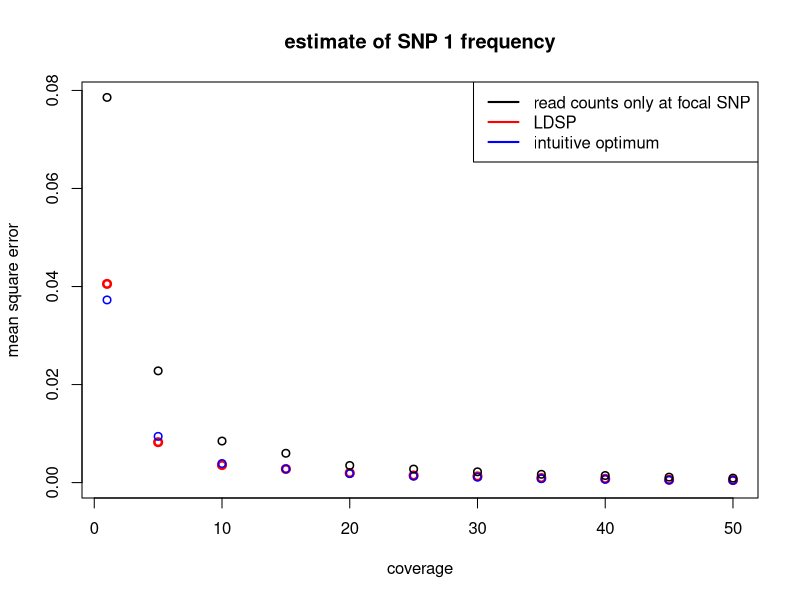
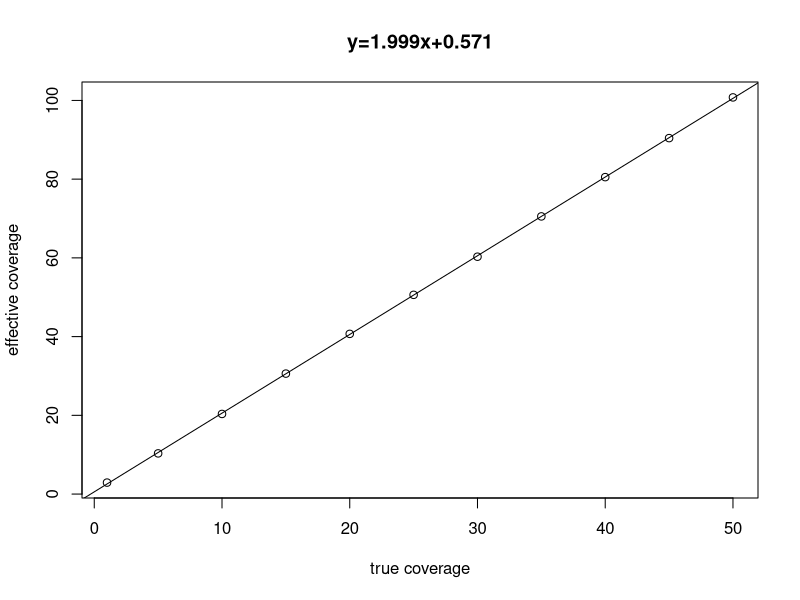
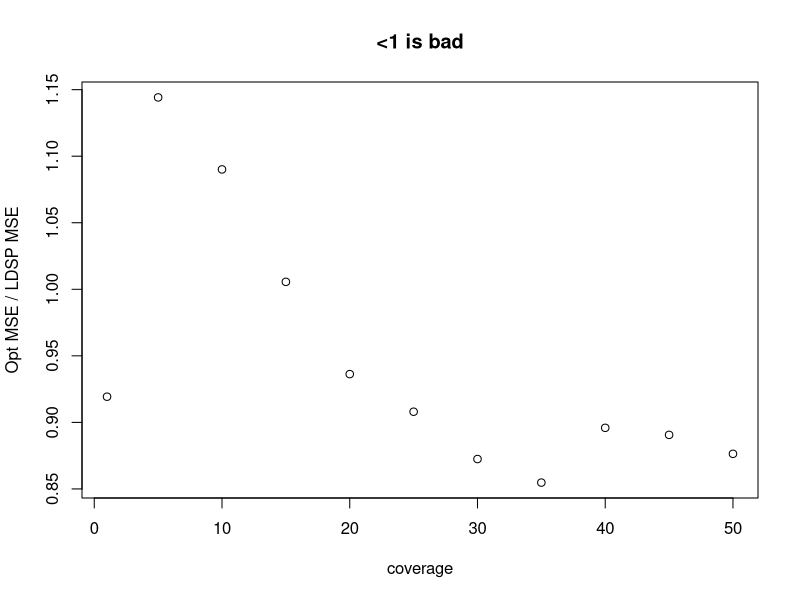

The R script that drew these images, in order:
#library(MASS)
create_haps <- function(nsamp=100, per){
  # the only type of haplotypes in the pool are either 1-0 or 0-1 (for simplicity)
  # "per" specifies the percent of 1-0 haplotypes  
  haps = matrix(nrow = nsamp, ncol = 2, 0)
  no_10_haps = floor(per*nsamp)
  for (i in 1:no_10_haps){
    haps[i,1] = 1
    haps[i,2] = 0
  }
  for (i in (no_10_haps+1):nsamp){
    haps[i,1] = 0
    haps[i,2] = 1
  }
  return(haps)
}


# potential problem: sigma2 estimated to be < 1 (and even <0 in some cases)
findMLE <- function(obs, mu, Sigma, D){
  
  ll <- function(sigma2){
    cov_m = sigma2*Sigma + D
    sinv = solve(cov_m)
    
    # (from a course hand-out and verified with Wikipedia)
    logl = log(det(cov_m)) + (t(obs-mu)%*%sinv%*%(obs-mu))
    
    return(as.numeric(logl))
  }
  
  # note: optim actually minimizes
  return(optim(ll, par = 1, method = "L-BFGS-B", lower = 1, upper = 10)$par)
}

pool <- function(lambda, haps, nloci, nsamp){
  ## simulate pool sequencing ##
  y_obs = rep(0, nloci)
  n = rep(0, nloci)
  n_1 = rep(0, nloci)
  for (i in 1:nloci){
    
    # coverage
    n[i] = rpois(1, lambda)
    
    # ensure number haps sampled is below the number of samples in the pool
    n[i] = min(n[i], nsamp)
    # ensure sample at least 1 haplotype
    n[i] = max(1, n[i])
    
    # sample locus i from pool
    sampled = sample(haps[,i], n[i])
    
    # number of 1 alleles
    n_1[i] = sum(sampled)
  }
  return(rbind(n, n_1))
}

perform_LDSP <- function(y_obs, nloci, nsamp, haps, pos, n){
  
  # calculate distances between SNPs
  # for example if two SNPs at position 50 and 100
  # then d = 50 
  d = rep(0, nloci-1)
  for (i in 1:(nloci-1)){
    d[i] = as.numeric(pos[i+1])-as.numeric(pos[i])
  }

  epsilon = y_obs*(1-y_obs)/n
 
  geo_sum = 1/sum(1/(1:(nsamp-1)))
  #theta = geo_sum/(nsamp + geo_sum)
  theta = 1e-8 # lower mutation rate (but theta << 1 results in singular matrix)

  mu = (1-theta)*colMeans(haps) + theta/2

  cov_panel = matrix(nrow = nloci, ncol = nloci, 0)
  f = colMeans(haps)
  for (i in 1:nloci){
    for (j in 1:nloci){
      if (i==j){
        cov_panel[i,j] = f[i]*(1-f[i])
      }
      else{
        fij = sum(haps[,i]==1 & haps[,j]==1)/nsamp
        cov_panel[i,j] = fij -f[i]*f[j]
      }
    }
  }
  
  S = matrix(nrow = nloci, ncol = nloci, 0)

  # rho = 4*N*c_j where c_j is the rate of cross-over per generation per basepair and N is the effective popsize
  # d_j = dist is the physical distance between SNPs j and j+1
  rho = 0 # no recombination
  for (i in 1:nloci){
    for (j in 1:nloci){
      if (i ==j){
        S[i,j] = cov_panel[i,j]
      }
      else{
        # distance between SNPs
        dist = sum(d[min(i,j):(max(i,j)-1)])
        
        # hypothetical effective popsize
        N = 1e4
        
        # since rho = 0, S[i,j] = cov_panel[i,j]
        S[i,j] = exp((-4*N*rho*dist)/nsamp)*cov_panel[i,j]
      }
    }
  }
  
  Sigma = ((1-theta)^2)*S + (theta/2)*(1-(theta/2))* diag(nloci)
 
  Sigma[abs(Sigma) < 1e-8] = 0
  
  #sigma2 = findMLE(y_obs, mu, Sigma, diag(epsilon))
  sigma2 = 1
  
  # this is where the dispersion parameter comes in: eqn 13
  d = diag(1/epsilon)
  Sigma_i = solve(Sigma) # there is problems, when nloci is big, kappa(Sigma) is very large (1e36)]
  Sigma_bar = solve((1/sigma2)*Sigma_i + d)
  
  #Sigma_i = ginv(Sigma)
  #Sigma_bar = ginv((1/sigma2)*Sigma_i + d)
  
  theta_bar = as.vector(Sigma_bar%*%((1/sigma2)*Sigma_i%*%mu + d%*%y_obs))
  
  # posterior estimate of SNP 1
  #return(theta_bar[1])

  mu_t = (mu[1]*Sigma_bar[1,1] - theta_bar[1]*Sigma[1,1])/(Sigma_bar[1,1] - Sigma[1,1])
  
  sigma_2_t = 1/ ((-1/Sigma[1,1]) + 1/(Sigma_bar[1,1]))  
  
  # likelihood + variance
  return(c(mu_t, sigma_2_t))
  
}

mse <- function(y_hat, y){
  return(sum((y_hat-y)^2)/length(y))
}

###### Begin script ##########

nloci = 2
# physical position of the two SNPs
pos = c(50, 100)

# starting population
nsamp = 100
# 1_0 haplotype is at 10% frequency and 0_1 is at 90%
haps = create_haps(nsamp, 0.1)

# increase the 1_0 haplotype from 10% to 90% (simulate positive selection)
ev_haps = create_haps(nsamp, 0.9)


## code for testing ##
# haps = matrix(nrow = nsamp, ncol = 2, 0)
# for (i in 1:25){
#   haps[i,1] = 1
#   haps[i,2] = 0
# }
# for (i in 26:50){
#   haps[i,1] = 0
#   haps[i,2] = 1
# }
# 
# for (i in 51:75){
#   haps[i,1] = 1
#   haps[i,2] = 1
# }
# for (i in 76:100){
#   haps[i,1] = 0
#   haps[i,2] = 0
# }
# ev_haps = haps
## end testing code ##

# lambda specifies coverage
lambdas = seq(5, 50, by = 5)
lambdas = c(1, lambdas)
l = length(lambdas)

mse_ldsp_est = rep(0, l)
mse_opt_est = rep(0, l)
mse_obs_est  = rep(0, l)
mean_eff_cov = rep(0, l)

nreps = 1000

for (i in 1:l){
  # where to store estimates
  store_ldsp_est = rep(0,nreps)
  store_opt_est = rep(0, nreps)
  store_obs_est = rep(0, nreps)
  store_true_freq = rep(0, nreps)
  store_effective_coverage = rep(0, nreps)
  
  for (j in 1:nreps){
    
    # pooling
    lambda = lambdas[i] # coverage
    pooled_info =  pool(lambda, ev_haps, nloci, nsamp)
    n = pooled_info[1,]  # total read counts
    n_1 = pooled_info[2,] # counts of "1" allele
    
    # pseudo-counts
    y_obs = (n_1 + 0.5)/(n + 1)
    
    ldsp_est = perform_LDSP(y_obs, nloci, nsamp, haps, pos, n)
    
    # true pool freqency
    true_freq = colMeans(ev_haps)
    
    # only look at the estimates of SNP 1
    store_true_freq[j] = true_freq[1]
    store_opt_est[j] = (n_1[1] + (n[2]-n_1[2]))/ (n[1] + n[2])
    store_obs_est[j] = n_1[1]/n[1]
    store_ldsp_est[j] = ldsp_est[1]
    
    # normal to binomial
    store_effective_coverage[j] = ((1-ldsp_est[1])*ldsp_est[1])/ldsp_est[2]
  }
  
  # calculate MSE
  mse_ldsp_est[i] = mse(store_ldsp_est, store_true_freq)
  mse_opt_est[i] = mse(store_opt_est, store_true_freq)
  mse_obs_est[i] = mse(store_obs_est, store_true_freq)
  mean_eff_cov[i] = mean(store_effective_coverage)

}

# check if the variance is halved

#### plot stuff ####
plot(lambdas, mse_ldsp_est, xlab = "coverage", ylab = "mean square error", col = "red", ylim = c(0,max(mse_obs_est)), main = "estimate of SNP 1 frequency", lwd=2.5)
points(lambdas, mse_opt_est, col = "blue", lwd=1.5)
points(lambdas, mse_obs_est, lwd=1.5)
legend("topright", c("read counts only at focal SNP","LDSP", "intuitive optimum"), lty=c(1,1,1), lwd=c(2,2,2),col=c("black","red", "blue"))

fit = lm(mean_eff_cov ~ lambdas)
plot(lambdas, mean_eff_cov, xlab = "true coverage", ylab = "effective coverage", main = paste("y=", round(fit$coefficients[2],3), "x+", 
                                                                                              round(fit$coefficients[1],3), sep =""))
abline(fit)

plot(lambdas, mse_opt_est/mse_ldsp_est, xlab = "coverage", ylab = "Opt MSE / LDSP MSE", main = "<1 is bad")
